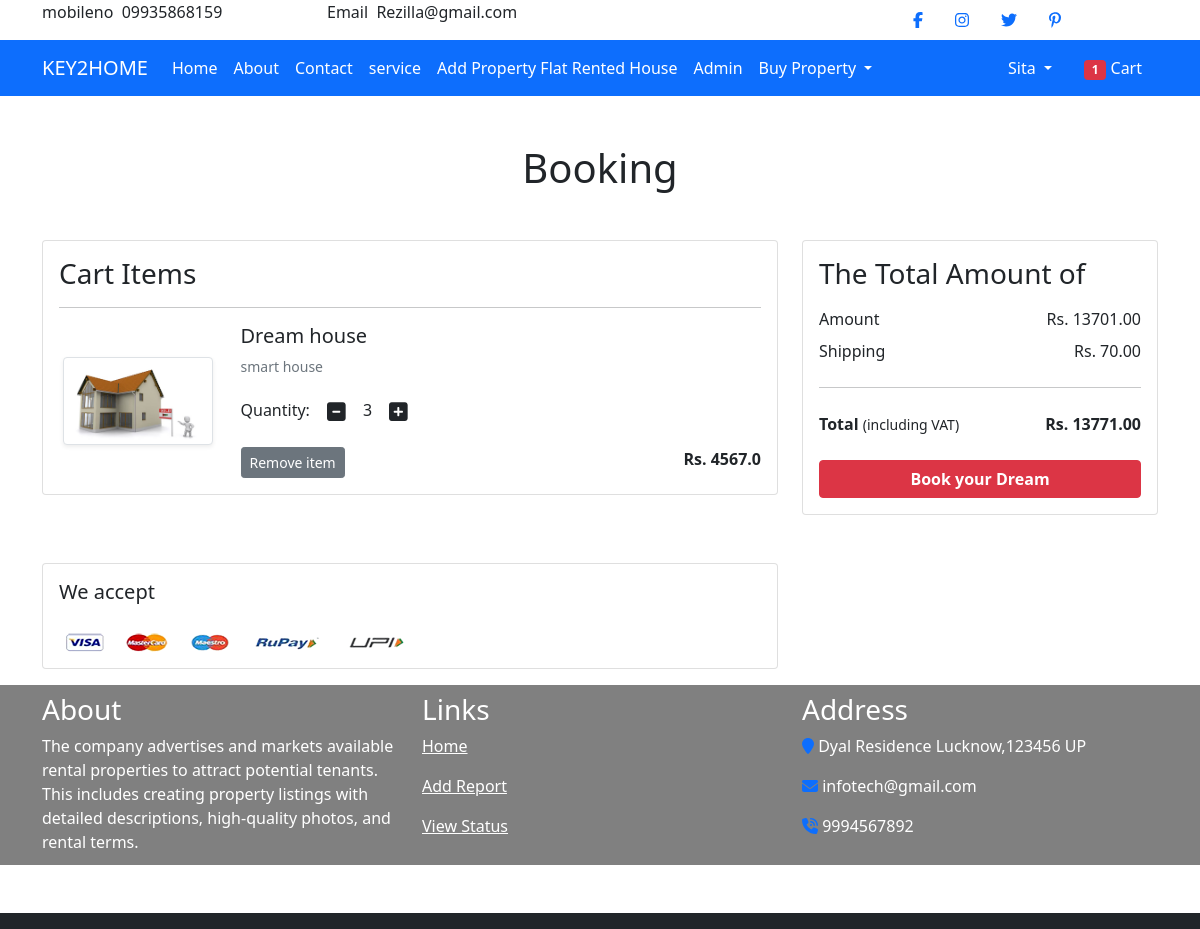
The app's page /cart/ (signed in) with its own data.
### app/models.py (models this page shows, shortened)
class Cart(models.Model):
 user = models.ForeignKey(User, on_delete=models.CASCADE)
 product = models.ForeignKey(Product, on_delete=models.CASCADE)
 quantity = models.PositiveIntegerField(default=1)
 def __str__(self):
  return str(self.id)

class Product(models.Model):
 title = models.CharField(max_length=100)
 selling_price = models.FloatField()
 discounted_price = models.FloatField()
 description = models.TextField()
 brand = models.CharField(max_length=100)
 category = models.CharField( choices=CATEGORY_CHOICES, max_length=2)
 product_image = models.ImageField(upload_to='productimg')

### app/views.py (the view)
# urls.py: path('cart/', views.show_cart, name='showcart'),
@login_required
def show_cart(request):
	totalitem = 0
	if request.user.is_authenticated:
		totalitem = len(Cart.objects.filter(user=request.user))
		user = request.user
		cart = Cart.objects.filter(user=user)
		amount = 0.0
		shipping_amount = 70.0
		totalamount=0.0
		cart_product = [p for p in Cart.objects.all() if p.user == request.user]
		print(cart_product)
		if cart_product:
			for p in cart_product:
				tempamount = (p.quantity * p.product.discounted_price)
				amount += tempamount
			totalamount = amount+shipping_amount
			return render(request, 'app/addtocart.html', {'carts':cart, 'amount':amount, 'totalamount':totalamount, 'totalitem':totalitem})
		else:
			return render(request, 'app/emptycart.html', {'totalitem':totalitem})
	else:
		return render(request, 'app/emptycart.html', {'totalitem':totalitem})

### app/templates/app/addtocart.html (shortened to what this page needs)
{% extends 'app/base.html' %}
{% load static %}
{% block main-content %}
<div class="container my-5">
 <div class="row">
  <h1 class="text-center mb-5">Booking</h1>
  <div class="col-sm-8">
  <div class="card">
   <div class="card-body">
    <h3>Cart Items</h3>
    {% for cart in carts %}
    <hr>
    <div class="row">
     <div class="col-sm-3 text-center align-self-center"><img src="{{cart.product.product_image.url}}" alt="" srcset="" class="img-fluid img-thumbnail shadow-sm" height="150" width="150"> </div>
     <div class="col-sm-9">
      <div>
       <h5>{{cart.product.title}}</h5>
       <p class="mb-2 text-muted small">{{cart.product.description}}</p>
       <div class="my-3">
        <label for="quantity">Quantity:</label>
        <a class="minus-cart btn" pid="{{cart.product.id}}"><i class="fas fa-minus-square fa-lg"></i></a>
          <span id="quantity">{{cart.quantity}}</span>
        <a class="plus-cart btn" pid="{{cart.product.id}}"><i class="fas fa-plus-square fa-lg"></i></a>
       </div>
       <div class="d-flex justify-content-between">
        <a class="btn btn-sm btn-secondary mr-3 remove-cart" pid={{cart.product.id}}>Remove item </a>
        <p class="mb-0"><span><strong>Rs. {{cart.product.discounted_price}}</strong></span></p>
       </div>
      </div>
     </div>
    </div>
    {% endfor %}
   </div>
   </div>
  </div>
  <div class="col-sm-4">
   <div class="card">
    <div class="card-body">
      <h3>The Total Amount of</h3>
      <ul class="list-group">
       <li class="list-group-item d-flex justify-content-between align-items-center border-0 px-0 pb-0">Amount<span>Rs. <span id="amount">{{amount|floatformat:2}}</span> </span></li>
       <li class="list-group-item d-flex justify-content-between align-items-center border-0 px-0">Shipping<span>Rs. 70.00</span></li>
       <hr>
       <li class="list-group-item d-flex justify-content-between align-items-center border-0 px-0 mb-3">
        <div>
           <strong>Total</strong> <small>(including VAT)</small>
         </div>
         <span><strong>Rs. </strong><strong id="totalamount"> {{totalamount|floatformat:2}}</strong></span>
       </li>
      </ul>
      <div class="d-grid"><a href="{% url 'checkout' %}" class="btn btn-danger fw-bold">Book your Dream</a></div>
    </div>
   </div>
  </div>
 </div>
</div>
<div class="container">
 <div class="row">
  <div class="col-sm-8">
   <div class="card">
    <div class="card-body">
      <h5 class="mb-4">We accept</h5>
      <img src="{% static 'app/images/payment.png' %}" alt="" class="img-fluid">
    </div>
  </div>
  </div>
 </div>
</div>
{% endblock main-content %}

### app/templates/app/base.html (shortened to what this page needs)
<!doctype html>
{% load static %}
<html lang="en">
  <head>
    <link href="https://cdn.jsdelivr.net/npm/bootstrap@5.0.0-beta1/dist/css/bootstrap.min.css" rel="stylesheet">
    <link rel="stylesheet" href="{% static 'app/css/owl.carousel.min.css' %}">
    <link rel="stylesheet" href="{% static 'app/css/all.min.css' %}">
    <link rel="stylesheet" href="{% static 'app/css/style.css' %}">
  </head>
  <body>
  <div class="container">
      <div class="row">
  <div class="col-3">
mobileno &nbsp;09935868159
  </div>
      <div class="col-3">
    Email &nbsp;Rezilla@gmail.com
  </div>
      <div class="col-3">
  </div>
  <div class="col-3 d-flex mr-1">
        <a class="nav-link" href="#"><i class="fab fa-facebook-f"></i></a>
        <a class="nav-link" href="#"><i class="fab fa-instagram"></i></a>
        <a class="nav-link" href="#"><i class="fab fa-twitter"></i></a>
        <a class="nav-link" href="#"><i class="fab fa-pinterest-p"></i></a>
  </div>
</div>
  </div>
    <nav class="navbar navbar-expand-lg navbar-dark bg-primary">
     <div class="container" >
       <a class="navbar-brand" href="/">KEY2HOME</a>
       <div class="collapse navbar-collapse" id="navbarSupportedContent">
         <ul class="navbar-nav me-auto mb-2 mb-lg-0">
           <li class="nav-item">
             <a class="nav-link active" aria-current="page" href="/">Home</a>
           </li>
             <li class="nav-item">
             <a class="nav-link active" aria-current="page" href="{% url 'about' %}">About</a>
           </li>
             <li class="nav-item">
             <a class="nav-link active" aria-current="page" href="{% url 'contact' %}">Contact</a>
           </li>
             <li class="nav-item">
             <a class="nav-link active" aria-current="page" href="{% url 'service' %}">service</a>
           </li>
             <li class="nav-item">
             <a class="nav-link active" aria-current="page" href="{% url 'create_product' %}">Add Property Flat Rented House</a>
           </li>
             <li class="nav-item">
             <a class="nav-link active" aria-current="page" href="{% url 'admin:index' %}">Admin</a>
           </li>
           <li class="nav-item dropdown">
             <a class="nav-link dropdown-toggle text-white" href="#" id="electronicsDropdown" role="button" data-bs-toggle="dropdown" aria-expanded="false">
               Buy Property
             </a>
           </li>
         </ul>
         <div>
          <ul class="navbar-nav me-auto mb-2 mb-lg-0">
          {% if request.user.is_authenticated %}
           <li class="nav-item dropdown mx-2">
              <a class="nav-link dropdown-toggle text-white" href="#" id="profileDropdown" role="button" data-bs-toggle="dropdown" aria-expanded="false">
                {{request.user.username|capfirst}}
              </a>
            </li>
            <li class="nav-item mx-2">
              <a href="{% url 'showcart' %}" class="nav-link text-white"><span class="badge bg-danger">{{totalitem}}</span> Cart </a>
            </li>
            {% endif %}
          </ul>
         </div>
       </div>
     </div>
    </nav>
    {% block main-content %} {% endblock main-content %}
  {% include 'app/footer.html' %}
    <footer class="container-fluid bg-dark text-center p-2 mt-5">
    </footer>
  </body>
</html>

### records on screen
Cart: product.product_image (picture), product "Dream house", product.description "smart house", quantity "3", product.discounted_price "4567.0"

### other values on screen
{{ request.user.username|capfirst }} "Sita"
{{ totalitem }} "1"
{{ amount|floatformat:2 }} "13701.00"
{{ totalamount|floatformat:2 }} "13771.00"
